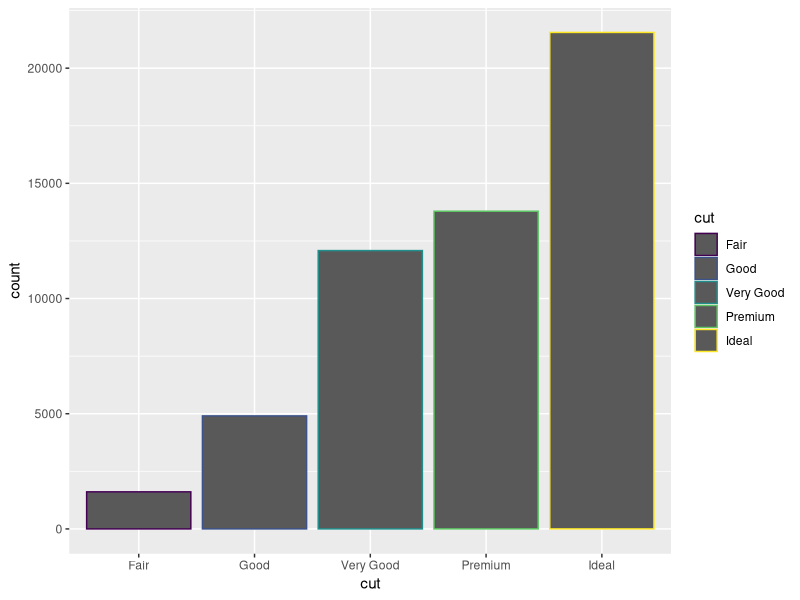
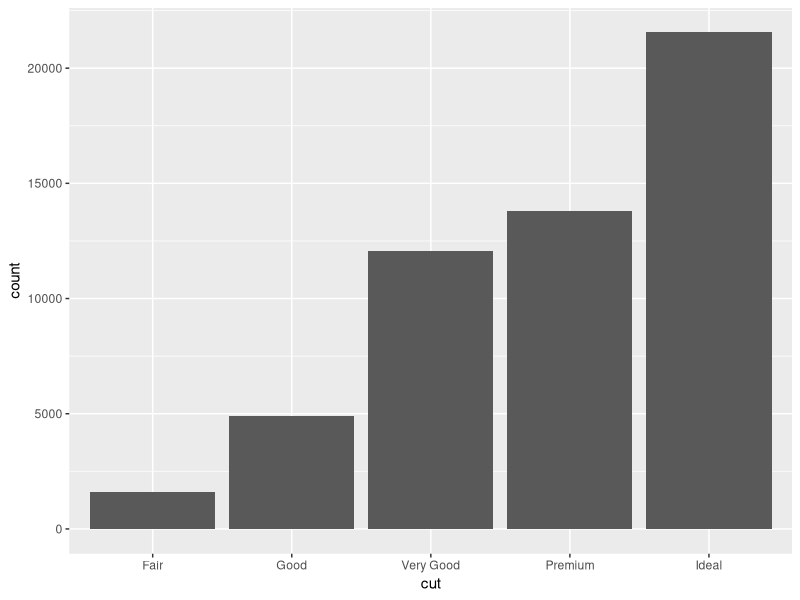
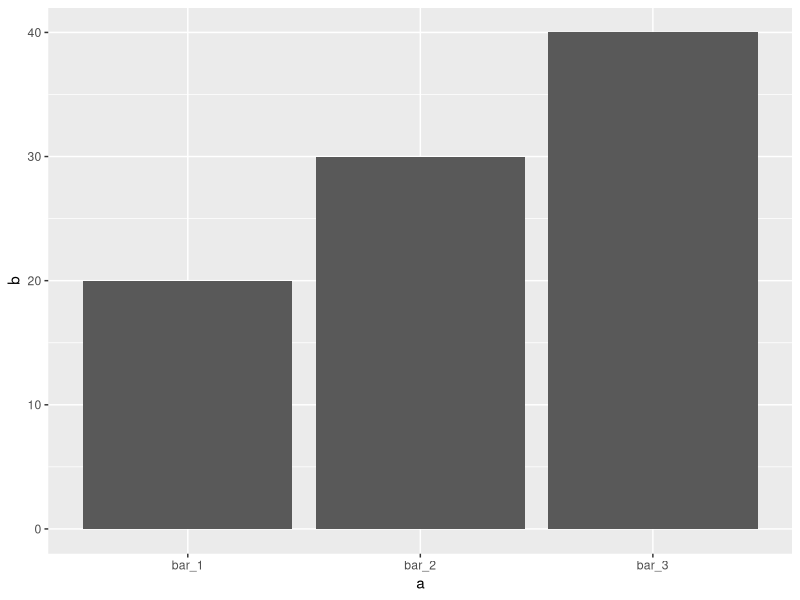
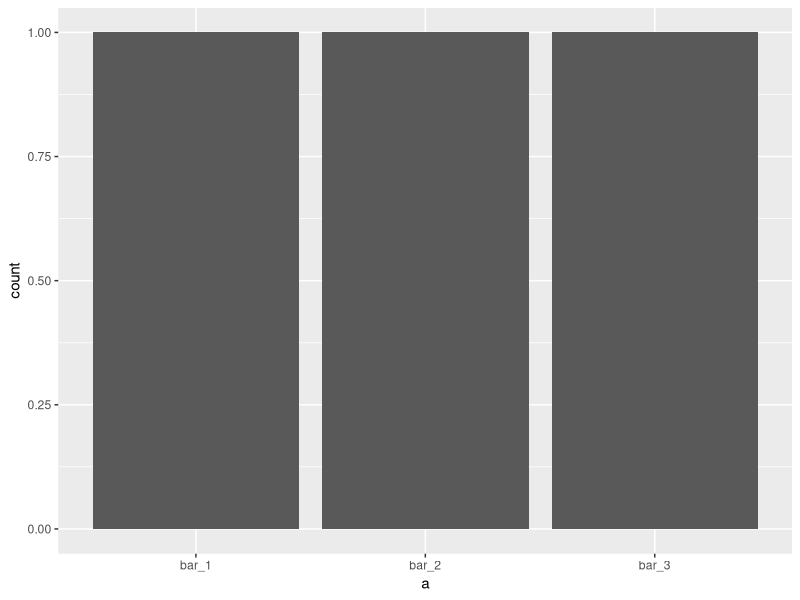
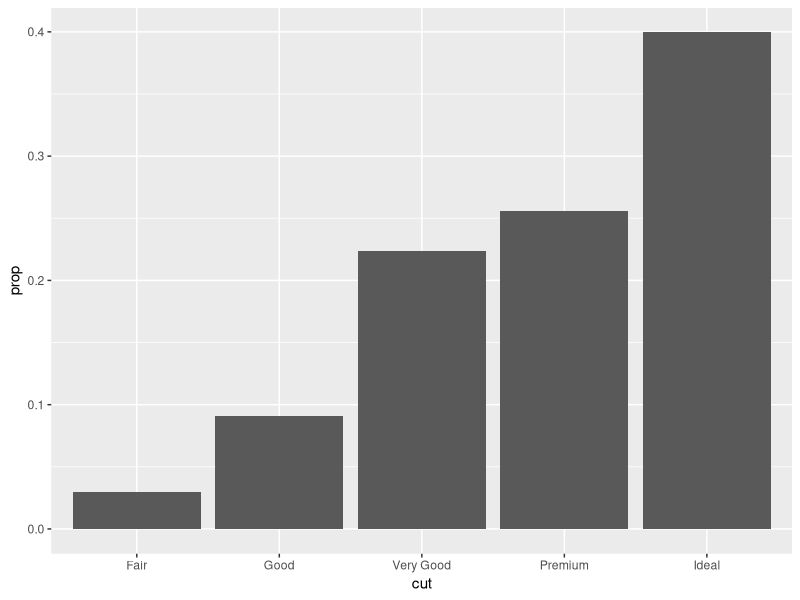
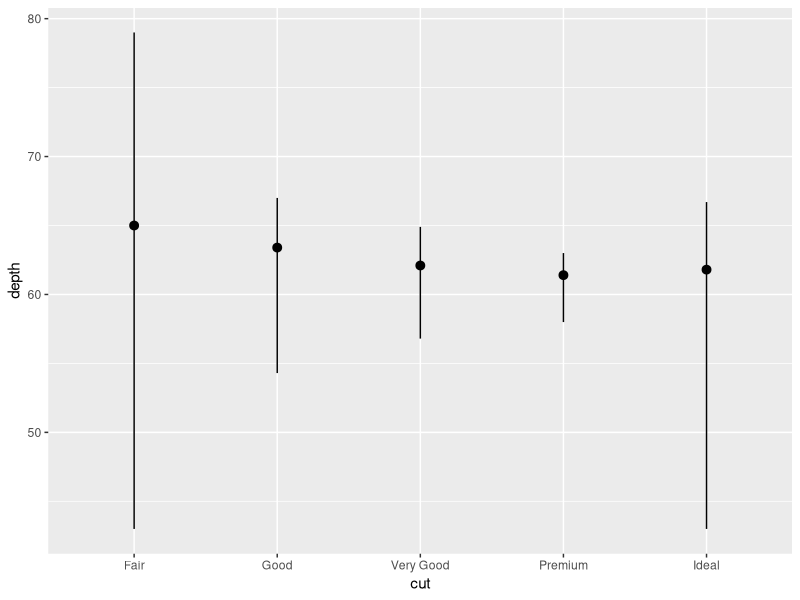
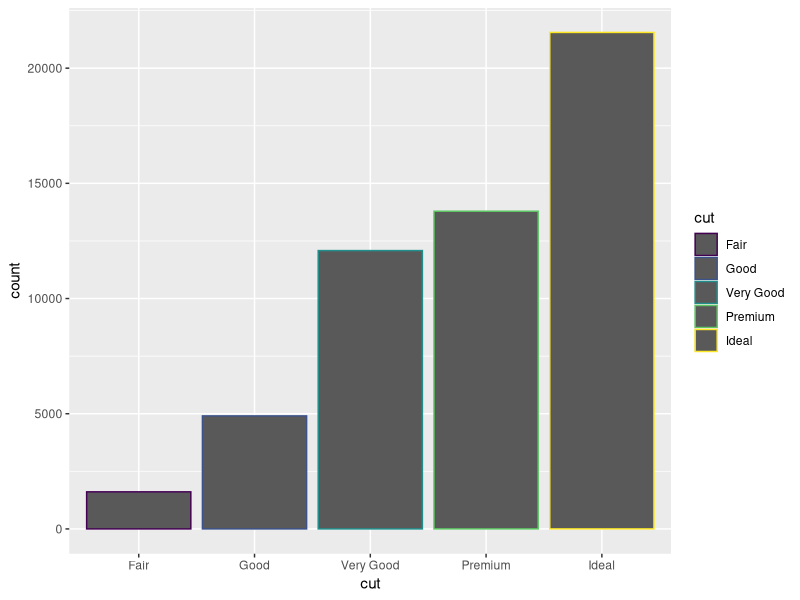
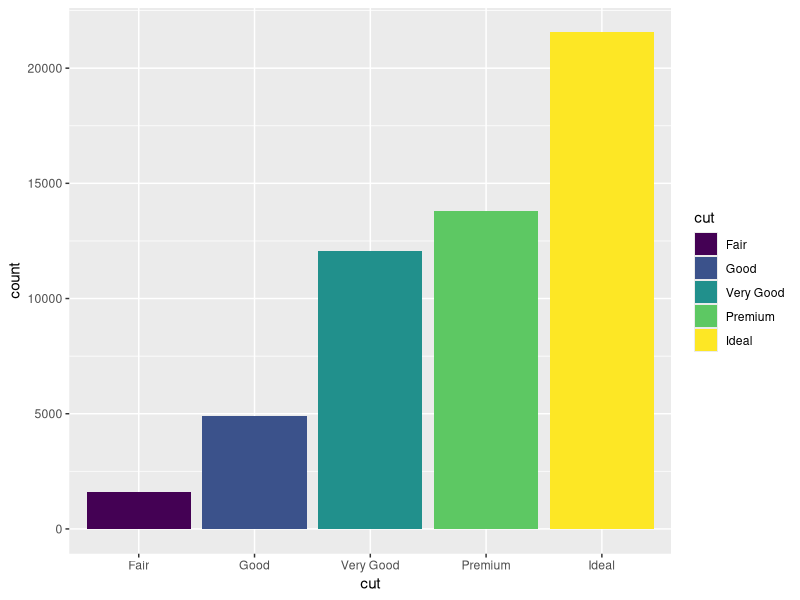

These charts were generated, in order, by the following R code:
## ---- chunk 1
knitr::opts_chunk$set(echo = TRUE)
## ---- chunk 2
library(tidyverse)
## ---- chunk 3
ggplot(data=diamonds) + geom_bar(mapping=aes(x=cut, color=cut))
## ---- chunk 4
ggplot(data=diamonds) + geom_bar(mapping=aes(x=cut, stat='identity'))
## ---- chunk 5
demo <- tribble(
 ~a,      
~b,
 "bar_1", 20,
 "bar_2", 30,
 "bar_3", 40
 )
## ---- chunk 6
ggplot(data = demo) +
 geom_bar(
 mapping = aes(x = a, y = b), stat = "identity"
 )
## ---- chunk 7
ggplot(data = demo) + geom_bar(
 mapping = aes(x = a) )
## ---- chunk 8
ggplot(data=diamonds) + geom_bar(mapping=aes(x=cut, y=..prop.., group=1))
## ---- chunk 9
ggplot(data=diamonds)+
  stat_summary(
  mapping=aes(x=cut,y=depth),
  fun.ymin =min,
  fun.ymax=max,
  fun.y=median
)
## ---- chunk 10
ggplot(data=diamonds)+geom_bar(mapping=aes(x=cut,color=cut))

## ---- chunk 11
ggplot(data=diamonds)+geom_bar(mapping=aes(x=cut,fill=cut))
## ---- chunk 12
ggplot(data=diamonds)+geom_bar(mapping=aes(x=cut,fill=clarity))
